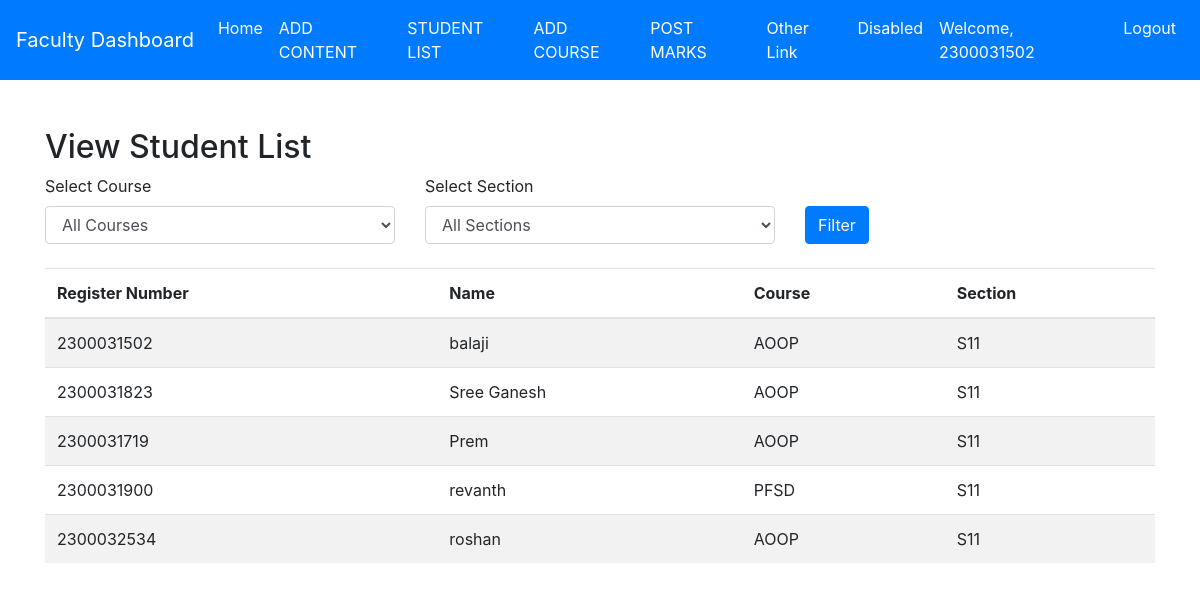
Page /facultyapp/view_student_list/ (signed in) on the committed database.
### adminapp/models.py (models this page shows, shortened)
class StudentList(models.Model):
    Register_Number = models.CharField(max_length=20, unique=True)
    Name = models.CharField(max_length=100)
    user = models.OneToOneField(User, on_delete=models.CASCADE, null=True)

### facultyapp/models.py (models this page shows, shortened)
class AddCourse(models.Model):
    COURSE_CHOICES = [
        ('AOOP', 'Advanced Object-Oriented Programming'),
        ('PFSD', 'Python Full Stack Development'),
    ]
    SECTION_CHOICES = [
        ('S11', 'Section S11'),
        ('S12', 'Section S12'),
        ('S13', 'Section S13'),
        ('S14', 'Section S14'),
        ('S15', 'Section S15'),
    ]
    student = models.ForeignKey(StudentList, on_delete=models.CASCADE)
    course = models.CharField(max_length=50, choices=COURSE_CHOICES)
    section = models.CharField(max_length=50, choices=SECTION_CHOICES)

### facultyapp/views.py (the view)
# urls.py: path('view_student_list/', views.view_student_list, name='view_student_list'),
def view_student_list(request):
    print("view_student_list was called")  # Confirm function call
    course = request.GET.get('course')
    section = request.GET.get('section')
    print(f"Course: {course}, Section: {section}")  # Check GET parameters
    student_courses = AddCourse.objects.all()
    if course:
        student_courses = student_courses.filter(course=course)
        print(f"Filtered student_courses by course: {list(student_courses.values())}")  # Debugging
    if section:
        student_courses = student_courses.filter(section=section)
        print(f"Filtered student_courses by section: {list(student_courses.values())}")  # Debugging
    students = StudentList.objects.filter(id__in=student_courses.values('student_id'))
    print(f"Students found: {list(students.values())}")  # Debugging
    course_choices = AddCourse.COURSE_CHOICES
    section_choices = AddCourse.SECTION_CHOICES
    context = {
        'students': students,
        'course_choices': course_choices,
        'section_choices': section_choices,
        'selected_course': course,
        'selected_section': section,
    }
    print("Rendering the student list template")  # Confirm rendering
    return render(request, 'facultyapp/view_student_list.html', context)

### templates/facultyapp/view_student_list.html (shortened to what this page needs)
{% extends 'navbar/Facultynavbar.html' %}
{% load static %}
{% block body %}
    <div class="container mt-5">
        <h2>View Student List</h2>
        <form method="get" class="mb-4">
            <div class="row">
                <div class="col-md-4">
                    <label for="course" class="form-label">Select Course</label>
                    <select name="course" id="course" class="form-control">
                        <option value="">All Courses</option>
                    </select>
                </div>
                <div class="col-md-4">
                    <label for="section" class="form-label">Select Section</label>
                    <select name="section" id="section" class="form-control">
                        <option value="">All Sections</option>
                    </select>
                </div>
                <div class="col-md-4 mt-4">
                    <button type="submit" class="btn btn-primary mt-2">Filter</button>
                </div>
            </div>
        </form>
        <table class="table table-striped">
            <thead>
                <tr>
                    <th>Register Number</th>
                    <th>Name</th>
                    <th>Course</th>
                    <th>Section</th>
                </tr>
            </thead>
            <tbody>
                {% if students %}
                    {% for student in students %}
                        <tr>
                            <td>{{ student.Register_Number }}</td>
                            <td>{{ student.Name }}</td>
                            <td>{{ student.addcourse_set.first.course }}</td>
                            <td>{{ student.addcourse_set.first.section }}</td>
                        </tr>
                    {% endfor %}
                {% else %}
                    <tr>
                        <td colspan="4" class="text-center">No students found.</td>
                    </tr>
                {% endif %}
            </tbody>
        </table>
    </div>
{% endblock %}

### templates/navbar/Facultynavbar.html (shortened to what this page needs)
<!DOCTYPE html>
<html lang="en">
<head>
    <link href="https://stackpath.bootstrapcdn.com/bootstrap/4.5.2/css/bootstrap.min.css" rel="stylesheet">
</head>
<body>
<nav class="navbar navbar-expand-lg" style="background-color: #007bff;">
    <a class="navbar-brand text-white" href="#">Faculty Dashboard</a>
    <div class="collapse navbar-collapse" id="navbarNav">
        <ul class="navbar-nav">
            <li class="nav-item active">
                <a class="nav-link text-white" href="{% url 'facultyapp:FacultyHomePage' %}">Home <span class="sr-only">(current)</span></a>
            </li>
            <li class="nav-item ">
                <a class="nav-link text-white" href="{% url 'facultyapp:add_content' %}">ADD CONTENT</a>
            </li>
            <li class="nav-item">
                <a class="nav-link text-white" href="{% url 'facultyapp:view_student_list' %}">STUDENT LIST</a>
           </li>
            <li class="nav-item">
                <a class="nav-link text-white" href="{% url 'facultyapp:add_course' %}">ADD COURSE</a>
            </li>
            <li class="nav-item">
                <a class="nav-link text-white" href="{% url 'facultyapp:post_marks' %}">POST MARKS</a>
            </li>
            <li class="nav-item">
                <a class="nav-link text-white" href="#">Other Link</a>
            </li>
            <li class="nav-item">
                <a class="nav-link text-white disabled" href="#" tabindex="-1" aria-disabled="true">Disabled</a>
            </li>
        </ul>
    </div>
    <ul class="navbar-nav ms-auto">
        {% if user.is_authenticated %}
            <li class="nav-item">
                <span class="nav-link text-white">Welcome, {{ user.username }}</span>
            </li>
            <li class="nav-item">
                <a class="nav-link text-white" href="{% url 'logout' %}">Logout</a>
            </li>
        {% endif %}
    </ul>
</nav>
{% block body %}
{% endblock %}
</body>
</html>

### rows in the picture
StudentList: Register_Number "2300031502", Name "balaji", addcourse_set.first.course "AOOP", addcourse_set.first.section "S11"
StudentList: Register_Number "2300031823", Name "Sree Ganesh", addcourse_set.first.course "AOOP", addcourse_set.first.section "S11"
StudentList: Register_Number "2300031719", Name "Prem", addcourse_set.first.course "AOOP", addcourse_set.first.section "S11"
StudentList: Register_Number "2300031900", Name "revanth", addcourse_set.first.course "PFSD", addcourse_set.first.section "S11"
StudentList: Register_Number "2300032534", Name "roshan", addcourse_set.first.course "AOOP", addcourse_set.first.section "S11"

### other values in the picture
{{ user.username }} "2300031502"
